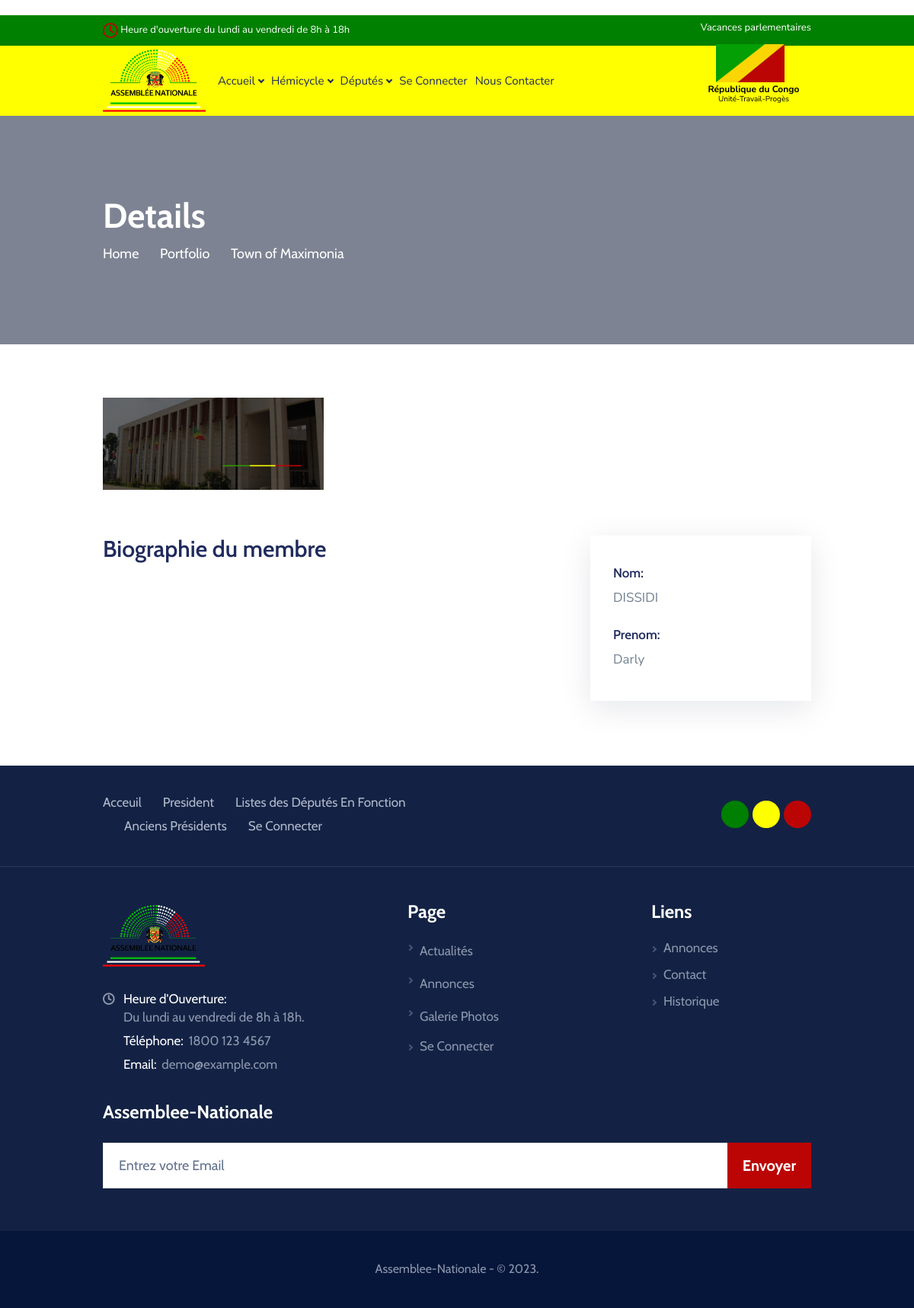
The page /Membre_Detail/3 on the database its author committed.
### comptes/models.py (models this page shows, shortened)
class Depute(AbstractUser):
    identifiant = models.CharField(max_length=255)
    slug = slug = models.SlugField(max_length=400, unique=True, blank=True)
    photo = ResizedImageField(size=[60, 80], quality=100, upload_to="Membres/picture_forum/", default=None, null=True, blank=True)
    num_post = models.IntegerField(blank=True, default=0)
    enFonction = models.BooleanField(default=True, blank=True, null=True)
    precedentLegislature = models.BooleanField(default=False, blank=True, null=True)
    categorie = models.CharField(choices=profiles.PROFILES, max_length=100, null=True, blank=True)
    bio = HTMLField(default="",null=True,blank=True)
    image = models.ImageField(upload_to="Membres/photos/", blank=True, null=True, default=None)

### web/views.py (the view)
# urls.py: path('Membre_Detail/', views.membredetail, name='MembreDetail'),
def membredetail(request, pk):
    try:
        membre = Depute.objects.get(pk=pk)
    except:
        membre = None
    context = {
        'membre':membre
    }
    return render(request,'web/membreDetail.html', context)

### web/templates/web/membreDetail.html (shortened to what this page needs)
{% extends 'web/base.html' %}
{% block content %}
<main>
    <header class="pageMainHead d-flex position-relative bgCover w-100 text-white" style="background-image: url(http://placehold.it/1920x300);">
        <div class="alignHolder d-flex w-100 align-items-center">
            <div class="align w-100 position-relative">
                <div class="container">
                    <h1 class="text-white mb-2">Details</h1>
                    <nav aria-label="breadcrumb">
                        <ol class="breadcrumb breadcrWhite rounded-0 border-0 p-0 fontAlter mb-0">
                            <li class="breadcrumb-item"><a href="home.html">Home</a></li>
                            <li class="breadcrumb-item"><a href="portfolioClassic.html">Portfolio</a></li>
                            <li class="breadcrumb-item active" aria-current="page">Town of Maximonia</li>
                        </ol>
                    </nav>
                </div>
            </div>
        </div>
    </header>
    <article class="ItemfullBlock portfolioSingle bodyFontAlter pt-7 pb-7 pt-md-10 pb-md-9 pt-lg-14 pb-lg-13 pt-xl-22 pb-xl-19">
        <div class="container">
            <div class="row mb-3 mb-md-6">
                <div class="col-12 col-sm-6 col-lg-4">
                    <a href="{{membre.image.url}}" class="potSingGallery overflow-hidden mb-6 lightbox d-block w-100" data-fancybox="true">
                        <img src="{{membre.image.url}}" class="img-fluid" alt="image description">
                    </a>
                </div>
            </div>
            <div class="row">
                <div class="col-12 col-md-7 col-lg-8 col-xl-9">
                    <header class="fzMedium mb-6">
                        <h2 class="h2vii fwSemiBold mb-3 mb-md-5 mb-xl-8">Biographie du membre</h2>
                    </header>
                </div>
                <div class="col-12 col-md-5 col-lg-4 col-xl-3">
                    <div class="widget psShareWidget shadow bg-white mt-5 mt-md-0 px-4 px-lg-6 pt-7 pb-8">
                        <ul class="psMetaList list-unstyled p-0 m-0">
                            <li>
                                <strong class="d-block fwSemiBold text-lDark mb-1 fontAlter">Nom:</strong>
                                <span class="d-block">{{membre.last_name}}</span>
                            </li>
                            <li>
                                <strong class="d-block fwSemiBold text-lDark mb-1 fontAlter">Prenom:</strong>
                                <span class="d-block">{{membre.first_name}}</span>
                            </li>
                        </ul>
                    </div>
                </div>
            </div>
        </div>
    </article>
</main>
{% endblock content %}

### static/web/css/responsive.css (style rules this page uses)
@media (min-width: 768px) { h1, .h1 { font-size: 2.5rem; } }
@media (min-width: 768px) { h2, .h2 { font-size: 2rem; } }
@media (min-width: 768px) { .pageMainHead { min-height: 230px; } }
@media (min-width: 768px) { .breadcrumb { font-size: 1.125rem; } }
@media (min-width: 768px) { .breadcrumb-item + .breadcrumb-item:before { margin-top: .4rem; } }
@media (min-width: 992px) { h1, .h1 { font-size: 2.8125rem; } }
@media (min-width: 992px) { h2, .h2 { font-size: 2.25rem; } }
@media (min-width: 992px) { .h2vii { font-size: 30px; } }
@media (min-width: 992px) { .pageMainHead { min-height: 300px; } }

### static/forums/css/forums.css (style rules this page uses)
body { margin-top:20px; background:#fff; color: #708090; }
a { text-decoration:none; }

### rows shown on the page
Depute: image (picture), last_name "DISSIDI", first_name "Darly"
